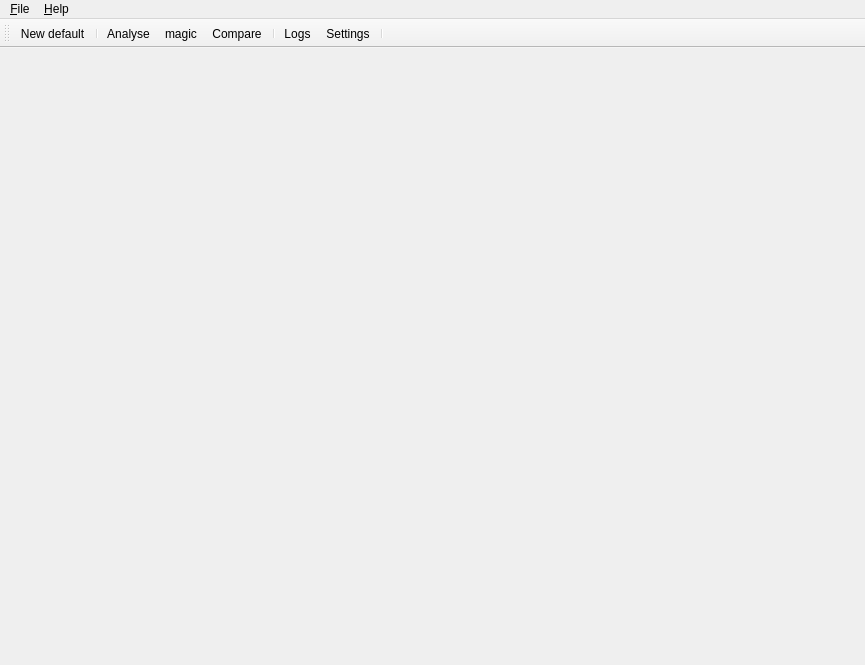
<?xml version="1.0" encoding="UTF-8"?>
<ui version="4.0">
 <comment>
  * Released as open source by Gabriel Caudrelier
  *
  * Developed by Gabriel Caudrelier, gabriel dot caudrelier at gmail dot com
  *
  * https://github.com/metrodango/pip3line
  *
  * Released under AGPL see LICENSE for more information
</comment>
 <class>MainWindow</class>
 <widget class="QMainWindow" name="MainWindow">
  <property name="geometry">
   <rect>
    <x>0</x>
    <y>0</y>
    <width>865</width>
    <height>665</height>
   </rect>
  </property>
  <property name="windowTitle">
   <string>Pip3line</string>
  </property>
  <property name="windowIcon">
   <iconset>
    <normaloff>:/Images/decoder.png</normaloff>:/Images/decoder.png</iconset>
  </property>
  <widget class="QWidget" name="centralWidget">
   <layout class="QVBoxLayout" name="verticalLayout_2">
    <property name="spacing">
     <number>0</number>
    </property>
    <property name="leftMargin">
     <number>0</number>
    </property>
    <property name="topMargin">
     <number>0</number>
    </property>
    <property name="rightMargin">
     <number>0</number>
    </property>
    <property name="bottomMargin">
     <number>0</number>
    </property>
   </layout>
  </widget>
  <widget class="QMenuBar" name="menuBar">
   <property name="geometry">
    <rect>
     <x>0</x>
     <y>0</y>
     <width>865</width>
     <height>33</height>
    </rect>
   </property>
   <widget class="QMenu" name="menuFile">
    <property name="title">
     <string>&amp;File</string>
    </property>
    <addaction name="actionNewDefault"/>
    <addaction name="separator"/>
    <addaction name="actionLoad_State"/>
    <addaction name="actionSave_State"/>
    <addaction name="actionSave_as_D_efault"/>
    <addaction name="separator"/>
    <addaction name="actionExit"/>
   </widget>
   <widget class="QMenu" name="menuHelp">
    <property name="title">
     <string>&amp;Help</string>
    </property>
    <addaction name="actionHelp_with_RegExp"/>
    <addaction name="separator"/>
    <addaction name="actionAbout_Qt"/>
    <addaction name="actionAbout_Pip3line"/>
    <addaction name="actionDebug_dialog"/>
    <addaction name="actionClear_memory"/>
   </widget>
   <addaction name="menuFile"/>
   <addaction name="menuHelp"/>
  </widget>
  <widget class="QToolBar" name="mainToolBar">
   <property name="enabled">
    <bool>true</bool>
   </property>
   <attribute name="toolBarArea">
    <enum>TopToolBarArea</enum>
   </attribute>
   <attribute name="toolBarBreak">
    <bool>false</bool>
   </attribute>
   <addaction name="actionNewDefault"/>
   <addaction name="separator"/>
   <addaction name="action_Analyse"/>
   <addaction name="actionMagic"/>
   <addaction name="actionCompare"/>
   <addaction name="separator"/>
   <addaction name="actionLogs"/>
   <addaction name="actionPip3line_settings"/>
   <addaction name="separator"/>
  </widget>
  <action name="actionExit">
   <property name="icon">
    <iconset resource="gui_res.qrc">
     <normaloff>:/Images/icons/dialog-cancel-3.png</normaloff>:/Images/icons/dialog-cancel-3.png</iconset>
   </property>
   <property name="text">
    <string>E&amp;xit</string>
   </property>
  </action>
  <action name="actionAbout_Qt">
   <property name="text">
    <string>About &amp;Qt</string>
   </property>
  </action>
  <action name="actionAbout_Pip3line">
   <property name="text">
    <string>About &amp;Pip3line</string>
   </property>
  </action>
  <action name="action_Analyse">
   <property name="checkable">
    <bool>true</bool>
   </property>
   <property name="icon">
    <iconset resource="gui_res.qrc">
     <normaloff>:/Images/icons/edit-find-10.png</normaloff>:/Images/icons/edit-find-10.png</iconset>
   </property>
   <property name="text">
    <string>&amp;Analyse</string>
   </property>
   <property name="toolTip">
    <string>Run some basic statistical analysis on given input</string>
   </property>
  </action>
  <action name="actionHelp_with_RegExp">
   <property name="text">
    <string>Help with &amp;RegExp</string>
   </property>
  </action>
  <action name="actionPip3line_settings">
   <property name="checkable">
    <bool>true</bool>
   </property>
   <property name="icon">
    <iconset resource="gui_res.qrc">
     <normaloff>:/Images/icons/configure-5.png</normaloff>:/Images/icons/configure-5.png</iconset>
   </property>
   <property name="text">
    <string>&amp;Settings</string>
   </property>
  </action>
  <action name="actionGet_data_from_URL">
   <property name="text">
    <string>Get data from URL</string>
   </property>
  </action>
  <action name="actionLogs">
   <property name="icon">
    <iconset resource="gui_res.qrc">
     <normaloff>:/Images/icons/system-search-2.png</normaloff>:/Images/icons/system-search-2.png</iconset>
   </property>
   <property name="text">
    <string>Logs</string>
   </property>
   <property name="toolTip">
    <string>Show Logs </string>
   </property>
  </action>
  <action name="actionMagic">
   <property name="checkable">
    <bool>true</bool>
   </property>
   <property name="icon">
    <iconset resource="gui_res.qrc">
     <normaloff>:/Images/icons/edit-find-and-replace-2.png</normaloff>:/Images/icons/edit-find-and-replace-2.png</iconset>
   </property>
   <property name="text">
    <string>magic</string>
   </property>
   <property name="toolTip">
    <string>Show quick view</string>
   </property>
  </action>
  <action name="actionDebug_dialog">
   <property name="text">
    <string>&amp;Debug dialog</string>
   </property>
  </action>
  <action name="actionCompare">
   <property name="checkable">
    <bool>true</bool>
   </property>
   <property name="icon">
    <iconset resource="gui_res.qrc">
     <normaloff>:/Images/icons/object-flip-horizontal.png</normaloff>:/Images/icons/object-flip-horizontal.png</iconset>
   </property>
   <property name="text">
    <string>Compare</string>
   </property>
   <property name="toolTip">
    <string>Comparison tool</string>
   </property>
  </action>
  <action name="actionNewDefault">
   <property name="icon">
    <iconset resource="gui_res.qrc">
     <normaloff>:/Images/icons/document-new-3.png</normaloff>:/Images/icons/document-new-3.png</iconset>
   </property>
   <property name="text">
    <string>&amp;New default</string>
   </property>
   <property name="toolTip">
    <string>Open a default tab</string>
   </property>
  </action>
  <action name="actionSave_State">
   <property name="icon">
    <iconset resource="gui_res.qrc">
     <normaloff>:/Images/icons/document-save-5.png</normaloff>:/Images/icons/document-save-5.png</iconset>
   </property>
   <property name="text">
    <string>&amp;Save State</string>
   </property>
   <property name="toolTip">
    <string>Save the state of the workspace</string>
   </property>
  </action>
  <action name="actionLoad_State">
   <property name="icon">
    <iconset resource="gui_res.qrc">
     <normaloff>:/Images/icons/document-open-8.png</normaloff>:/Images/icons/document-open-8.png</iconset>
   </property>
   <property name="text">
    <string>&amp;Load State</string>
   </property>
   <property name="toolTip">
    <string>Load previously saved state</string>
   </property>
  </action>
  <action name="actionClear_memory">
   <property name="text">
    <string>&amp;Clear memory</string>
   </property>
  </action>
  <action name="actionSave_as_D_efault">
   <property name="icon">
    <iconset resource="gui_res.qrc">
     <normaloff>:/Images/icons/document-save-5.png</normaloff>:/Images/icons/document-save-5.png</iconset>
   </property>
   <property name="text">
    <string>Save as &amp;Default</string>
   </property>
  </action>
  <action name="actionRecal_Hex_tables_size">
   <property name="text">
    <string>Recal &amp;Hex tables size</string>
   </property>
  </action>
 </widget>
 <layoutdefault spacing="6" margin="11"/>
 <resources>
  <include location="gui_res.qrc"/>
 </resources>
 <connections/>
 <slots>
  <slot>on_actionMass_processing_triggered()</slot>
  <slot>onSeparateInputWindow()</slot>
  <slot>onSaveState()</slot>
  <slot>onLoadState()</slot>
  <slot>onReset()</slot>
  <slot>onAnalyse()</slot>
 </slots>
</ui>
